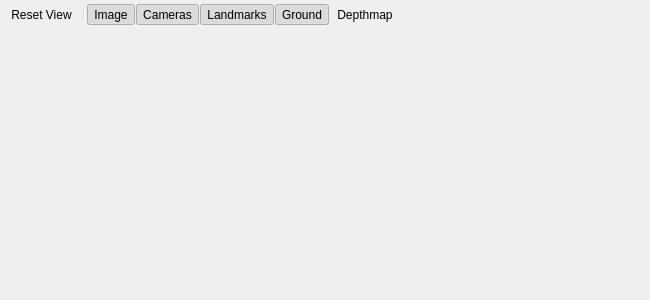
<?xml version="1.0" encoding="UTF-8"?>
<ui version="4.0">
 <class>WorldView</class>
 <widget class="QWidget" name="WorldView">
  <property name="geometry">
   <rect>
    <x>0</x>
    <y>0</y>
    <width>650</width>
    <height>300</height>
   </rect>
  </property>
  <property name="windowTitle">
   <string>Form</string>
  </property>
  <layout class="QVBoxLayout" name="verticalLayout">
   <property name="margin">
    <number>0</number>
   </property>
   <item>
    <widget class="QToolBar" name="toolBar">
     <property name="toolButtonStyle">
      <enum>Qt::ToolButtonFollowStyle</enum>
     </property>
     <addaction name="actionViewReset"/>
     <addaction name="separator"/>
     <addaction name="actionShowFrameImage"/>
     <addaction name="actionShowCameras"/>
     <addaction name="actionShowLandmarks"/>
     <addaction name="actionShowGroundPlane"/>
     <addaction name="actionShowDepthMap"/>
    </widget>
   </item>
   <item>
    <widget class="QVTKWidget" name="renderWidget" native="true"/>
   </item>
  </layout>
  <action name="actionViewReset">
   <property name="icon">
    <iconset resource="icons/icons.qrc">
     <normaloff>:/icons/22x22/view-reset</normaloff>:/icons/22x22/view-reset</iconset>
   </property>
   <property name="text">
    <string>&amp;Reset View</string>
   </property>
   <property name="toolTip">
    <string>Reset the view extents so that the entire scene is visible</string>
   </property>
   <property name="shortcut">
    <string>R</string>
   </property>
   <property name="shortcutContext">
    <enum>Qt::WidgetWithChildrenShortcut</enum>
   </property>
  </action>
  <action name="actionViewResetLandmarks">
   <property name="text">
    <string>Zoom to &amp;Landmarks</string>
   </property>
   <property name="toolTip">
    <string>Reset the view extents so that all landmarks are visible</string>
   </property>
   <property name="shortcut">
    <string>Shift+R</string>
   </property>
   <property name="shortcutContext">
    <enum>Qt::WidgetWithChildrenShortcut</enum>
   </property>
  </action>
  <action name="actionShowCameras">
   <property name="checkable">
    <bool>true</bool>
   </property>
   <property name="checked">
    <bool>true</bool>
   </property>
   <property name="icon">
    <iconset resource="icons/icons.qrc">
     <normaloff>:/icons/22x22/camera</normaloff>:/icons/22x22/camera</iconset>
   </property>
   <property name="text">
    <string>Show Cameras</string>
   </property>
   <property name="iconText">
    <string>Cameras</string>
   </property>
   <property name="toolTip">
    <string>Toggle visibility of cameras</string>
   </property>
   <property name="shortcut">
    <string>C</string>
   </property>
   <property name="shortcutContext">
    <enum>Qt::WidgetWithChildrenShortcut</enum>
   </property>
  </action>
  <action name="actionShowLandmarks">
   <property name="checkable">
    <bool>true</bool>
   </property>
   <property name="checked">
    <bool>true</bool>
   </property>
   <property name="icon">
    <iconset resource="icons/icons.qrc">
     <normaloff>:/icons/22x22/landmark</normaloff>:/icons/22x22/landmark</iconset>
   </property>
   <property name="text">
    <string>Show Landmarks</string>
   </property>
   <property name="iconText">
    <string>Landmarks</string>
   </property>
   <property name="toolTip">
    <string>Toggle visibility of landmarks</string>
   </property>
   <property name="shortcut">
    <string>L</string>
   </property>
   <property name="shortcutContext">
    <enum>Qt::WidgetWithChildrenShortcut</enum>
   </property>
  </action>
  <action name="actionShowGroundPlane">
   <property name="checkable">
    <bool>true</bool>
   </property>
   <property name="checked">
    <bool>true</bool>
   </property>
   <property name="icon">
    <iconset resource="icons/icons.qrc">
     <normaloff>:/icons/22x22/grid</normaloff>:/icons/22x22/grid</iconset>
   </property>
   <property name="text">
    <string>Show Ground Plane Grid</string>
   </property>
   <property name="iconText">
    <string>Ground</string>
   </property>
   <property name="toolTip">
    <string>Toggle visibility of the ground plane grid</string>
   </property>
   <property name="shortcut">
    <string>G</string>
   </property>
   <property name="shortcutContext">
    <enum>Qt::WidgetWithChildrenShortcut</enum>
   </property>
  </action>
  <action name="actionViewToWorldTop">
   <property name="text">
    <string>View to World &amp;Top</string>
   </property>
   <property name="toolTip">
    <string>Resets the view rotation so that the view is looking down the Z+ axis, with the Y+ axis up</string>
   </property>
   <property name="shortcutContext">
    <enum>Qt::WidgetWithChildrenShortcut</enum>
   </property>
  </action>
  <action name="actionViewToWorldLeft">
   <property name="text">
    <string>View to World L&amp;eft</string>
   </property>
   <property name="toolTip">
    <string>Resets the view rotation so that the view is looking down the X- axis, with the Z+ axis up</string>
   </property>
   <property name="shortcutContext">
    <enum>Qt::WidgetWithChildrenShortcut</enum>
   </property>
  </action>
  <action name="actionViewToWorldRight">
   <property name="text">
    <string>View to World R&amp;ight</string>
   </property>
   <property name="toolTip">
    <string>Resets the view rotation so that the view is looking down the X+ axis, with the Z+ axis up</string>
   </property>
   <property name="shortcutContext">
    <enum>Qt::WidgetWithChildrenShortcut</enum>
   </property>
  </action>
  <action name="actionViewToWorldFront">
   <property name="text">
    <string>View to World &amp;Front</string>
   </property>
   <property name="toolTip">
    <string>Resets the view rotation so that the view is looking down the Y- axis, with the Z+ axis up</string>
   </property>
   <property name="shortcutContext">
    <enum>Qt::WidgetWithChildrenShortcut</enum>
   </property>
  </action>
  <action name="actionViewToWorldBack">
   <property name="text">
    <string>View to World &amp;Back</string>
   </property>
   <property name="toolTip">
    <string>Resets the view rotation so that the view is looking down the Y+ axis, with the Z+ axis up</string>
   </property>
   <property name="shortcutContext">
    <enum>Qt::WidgetWithChildrenShortcut</enum>
   </property>
  </action>
  <action name="actionViewPerspective">
   <property name="checkable">
    <bool>true</bool>
   </property>
   <property name="checked">
    <bool>true</bool>
   </property>
   <property name="text">
    <string>&amp;Perspective</string>
   </property>
   <property name="toolTip">
    <string>Toggles the view between perspective and parallel projection</string>
   </property>
   <property name="shortcut">
    <string>P</string>
   </property>
  </action>
  <action name="actionShowFrameImage">
   <property name="checkable">
    <bool>true</bool>
   </property>
   <property name="checked">
    <bool>true</bool>
   </property>
   <property name="icon">
    <iconset resource="icons/icons.qrc">
     <normaloff>:/icons/22x22/image</normaloff>:/icons/22x22/image</iconset>
   </property>
   <property name="text">
    <string>Show Camera Frame Image</string>
   </property>
   <property name="iconText">
    <string>Image</string>
   </property>
   <property name="toolTip">
    <string>Toggle visibility of the camera frame image (projected to the ground plane)</string>
   </property>
   <property name="shortcut">
    <string>I</string>
   </property>
  </action>
  <action name="actionShowDepthMap">
   <property name="checkable">
    <bool>true</bool>
   </property>
   <property name="text">
    <string>Depthmap</string>
   </property>
   <property name="toolTip">
    <string>Toggles dempthmaps display</string>
   </property>
  </action>
 </widget>
 <customwidgets>
  <customwidget>
   <class>QVTKWidget</class>
   <extends>QWidget</extends>
   <header location="global">QVTKWidget.h</header>
   <container>1</container>
  </customwidget>
 </customwidgets>
 <resources>
  <include location="icons/icons.qrc"/>
 </resources>
 <connections/>
</ui>
